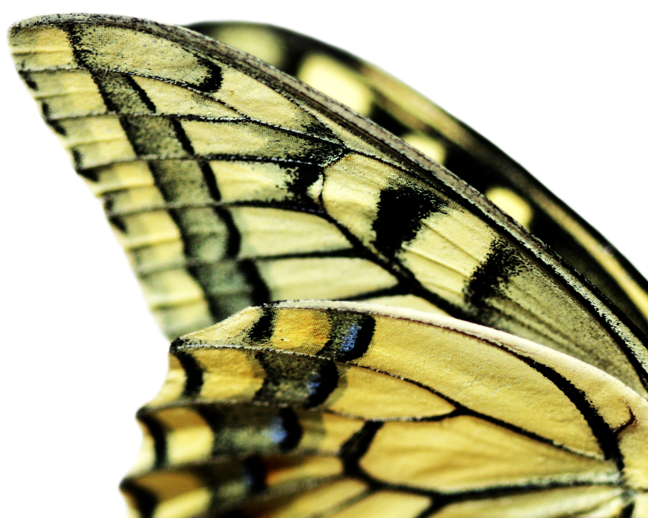
#> input picture laboratorio5_2/butterfly.png, 648 x 518 px, found by its file name
$ python main.py
#> lines starting #> are read from the running program, lines starting #| are printed output that depends on the picture
import urllib.request
import cv2
import os
import math
import matplotlib.pyplot as plt
#%matplotlib inline
from sklearn.cluster import KMeans
import numpy as np

# [40 lines of commented-out code are left out]

butterfly_image_url = "http://s3-api.us-geo.objectstorage.softlayer.net/cf-courses-data/CognitiveClass/CV0101/Dataset/butterfly.png"
urllib.request.urlretrieve(butterfly_image_url, "butterfly.png") # downloads file as "butterfly.png"
im3 = cv2.imread("butterfly.png")
#> im3 is the input picture: shape (518, 648, 3); mean B, G, R 133.9, 173.2, 175.9
butterfly_im_corrected = cv2.cvtColor(im3, cv2.COLOR_BGR2RGB)
# [4 lines of commented-out code are left out]


num_rows_butterfly = im3.shape[0]
#> num_rows_butterfly = 518
num_cols_butterfly = im3.shape[1]
#> num_cols_butterfly = 648
transform_butterfly_image_for_KMeans = im3.reshape(num_rows_butterfly * num_cols_butterfly, 3)


kmeans_butterfly = KMeans(n_clusters=8)
kmeans_butterfly.fit(transform_butterfly_image_for_KMeans)
cluster_centroids_butterfly = np.asarray(kmeans_butterfly.cluster_centers_,dtype=np.uint8)


labels_butterfly = np.asarray(kmeans_butterfly.labels_,dtype=np.uint8 )
labels_butterfly = labels_butterfly.reshape(num_rows_butterfly,num_cols_butterfly)


compressed_image_butterfly = np.ones((num_rows_butterfly, num_cols_butterfly, 3), dtype=np.uint8)
for r in range(num_rows_butterfly):
    for c in range(num_cols_butterfly):
        compressed_image_butterfly[r, c, :] = cluster_centroids_butterfly[labels_butterfly[r, c], :]
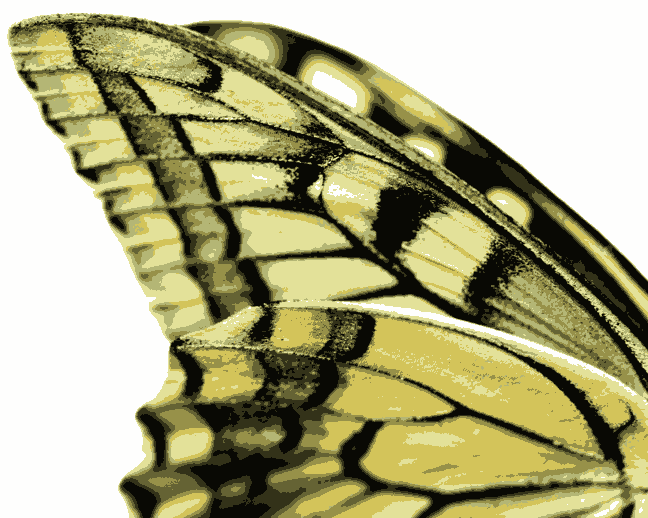
#> compressed_image_butterfly: shape (518, 648, 3); mean of channels 0, 1, 2 133.3, 172.6, 175.3; drawn as B, G, R
cv2.imwrite("compressed_image_butterfly.png", compressed_image_butterfly)
compressed_butterfly_im = cv2.imread('compressed_image_butterfly.png')
compressed_butterfly_im_corrected = cv2.cvtColor(compressed_butterfly_im, cv2.COLOR_BGR2RGB)
plt.axis('off')
plt.imshow(compressed_butterfly_im_corrected)
plt.show()
print("Compressed size of butterfly image is: {} Kilo Bytes".format(str(math.ceil((os.stat('compressed_image_butterfly.png').st_size)/1000))))
